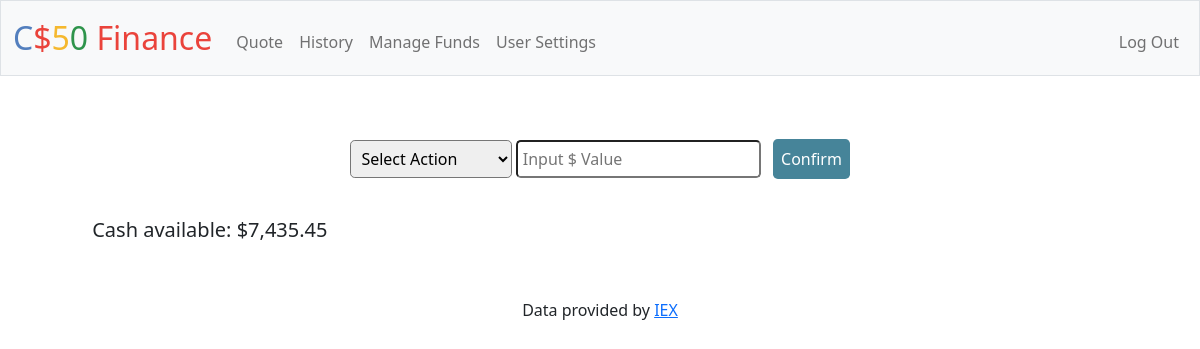
Before: /funds (signed in) with the older database file.
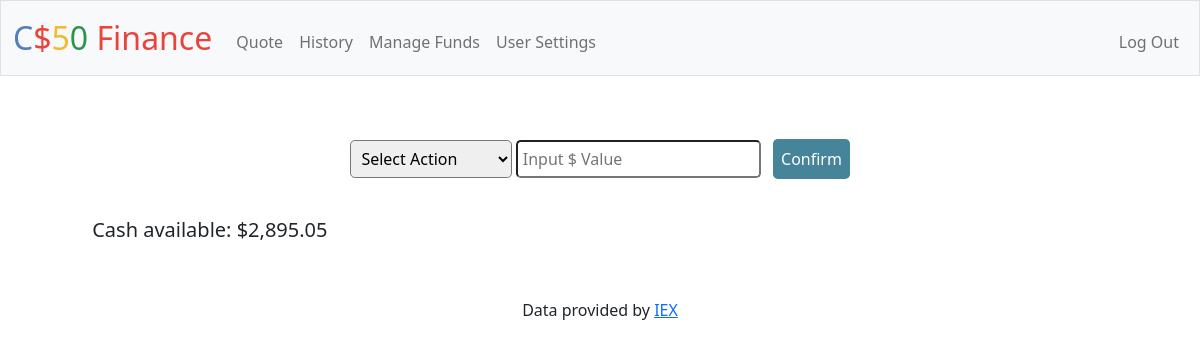
After: the same page with the newer database file.
### tables this page shows
CREATE TABLE users (id INTEGER PRIMARY KEY AUTOINCREMENT NOT NULL, username TEXT NOT NULL, hash TEXT NOT NULL, cash NUMERIC NOT NULL DEFAULT 10000.00);

### app.py (the view, shortened to what this page needs)
@app.route("/funds", methods=["GET", "POST"])
@login_required
def funds():
    cash_balance = check_cash(session.get("user_id"))
    if request.method == "GET":
        return render_template("/funds.html", cash=cash_balance)

### app.py (called while the page is built)
@app.after_request
def after_request(response):
    response.headers["Cache-Control"] = "no-cache, no-store, must-revalidate"
    response.headers["Expires"] = 0
    response.headers["Pragma"] = "no-cache"
    return response

### helpers.py (called while the page is built)
def login_required(f):
    @wraps(f)
    def decorated_function(*args, **kwargs):
        if session.get("user_id") is None:
            return redirect("/login")
        return f(*args, **kwargs)
    return decorated_function

def usd(value):
    return f"${value:,.2f}"

def check_cash(id):
    cash_balance = db.execute("SELECT cash FROM users WHERE id = ?;",  id)
    cash_balance = float(cash_balance[0]['cash'])
    return cash_balance

### templates/funds.html (shortened to what this page needs)
{% extends "layout.html" %}
{% block main %}
    <div class="formcontainer">
        <form action="/funds" method="post">
            <select name="t_type" id="t_type" required>
                <option value="" disabled selected>Select Action</option>
              </select>
            <input type="number" step="0.01" autocomplete="off" id="amount" name="amount" placeholder="Input $ Value" required>
            <button type="submit">Confirm</button>
        </form>
    </div>
    <br/>
    <h5 style="text-align: left;">&nbsp;Cash available: {{ cash | usd }}</h5>
{% endblock %}

Changed rows visible on the page:
changed users: cash "$7,435.45" → "$2,895.05"
